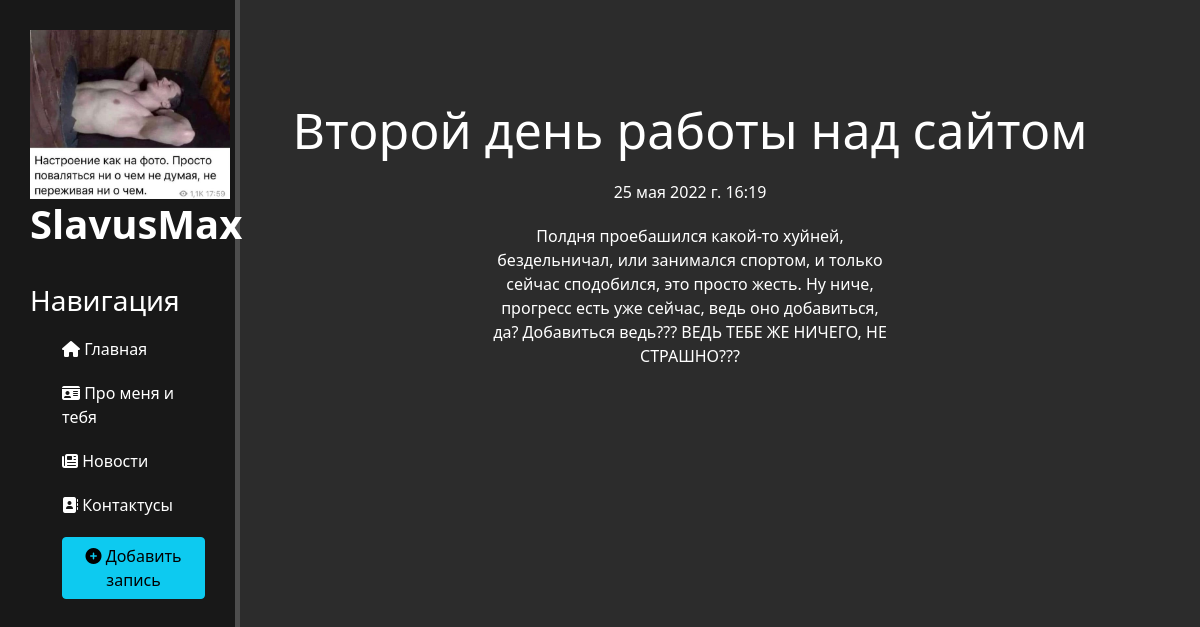
Screenshot of /news/3 with the database file from the repository.
### news/models.py (models this page shows, shortened)
class Articles(models.Model):
    title = models.CharField('Название', max_length=50, default='')
    anounce = models.CharField('Анонс', max_length=250)
    full_text = models.TextField('Статья')
    date = models.DateTimeField('Дата публикации')
    class Meta:
        verbose_name = 'Новость'
        verbose_name_plural = 'Новости'

### news/views.py (the view)
# urls.py: path('<int:pk>', views.NewsDetailView.as_view(), name='news-detail')
class NewsDetailView(DetailView):
    model = Articles
    template_name = 'news/details_view.html'
    context_object_name = 'article'

### news/templates/news/details_view.html (shortened to what this page needs)
{% extends 'main/layout.html' %}
{% block content %}
    <div class="features">
        <h1>{{ article.title }}</h1>
        <p>{{ article.date }}</p>
        <p>{{ article.full_text }}</p>
    </div>
{% endblock %}

### main/static/main/css/main.css (style rules this page uses)
body { background: #2c2c2c; }
main .features { float: left; color: #fff; margin-top: 100px; text-align: center; width: 75%; }
main .features h1 { font-size: 50px; }
main .features p { max-width: 400px; margin: 20px auto }

### rows the page displays
Articles: title "Второй день работы над сайтом", date "25 мая 2022 г. 16:19", full_text "Полдня проебашился какой-то хуйней, бездельничал, или занимался спортом, и только сейчас сподобился, это просто жесть. Ну ниче, прогресс есть уже сейчас, ведь оно добавиться, да? Добавиться ведь??? ВЕДЬ ТЕБЕ ЖЕ НИЧЕГО, НЕ СТРАШНО???"
